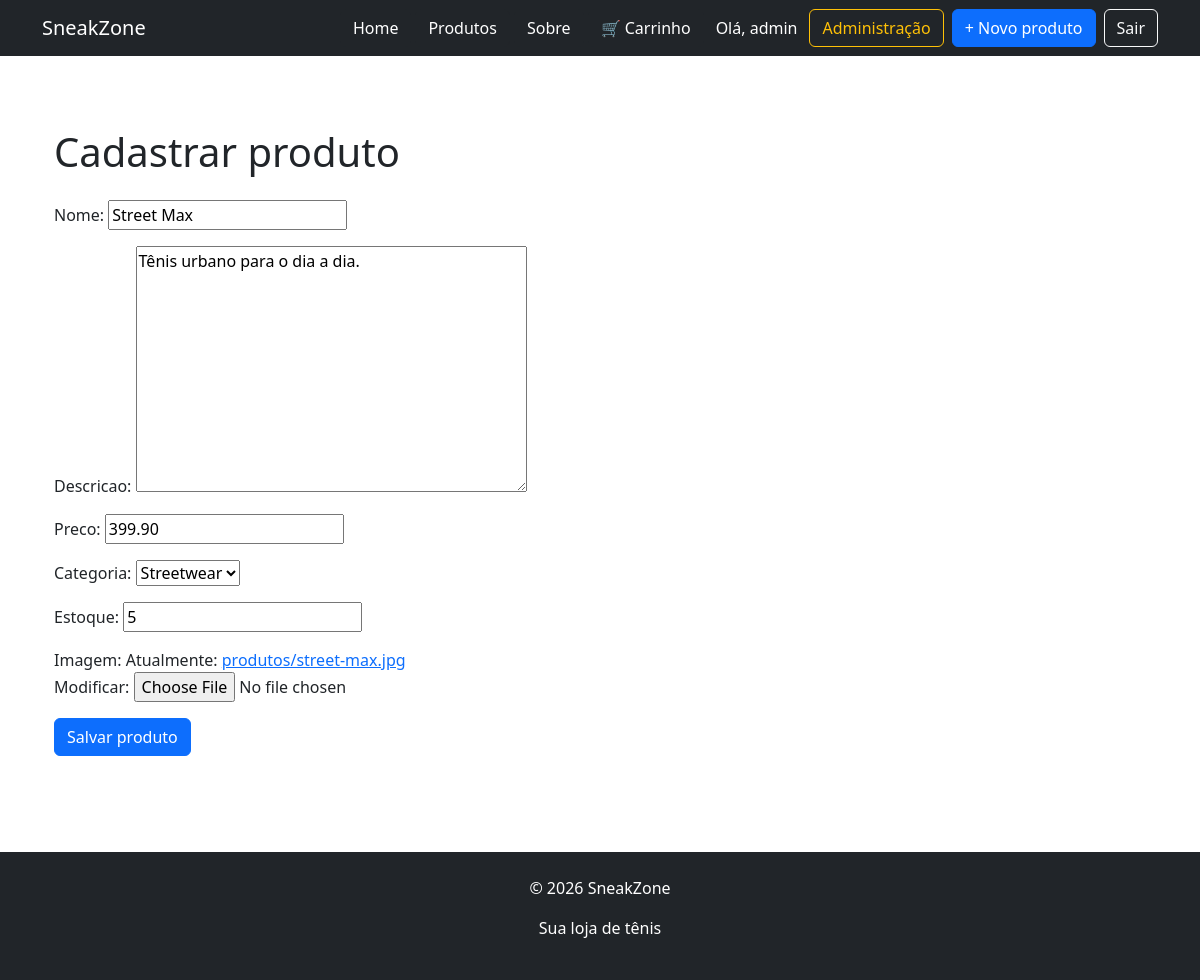
Page /produtos/2/editar (signed in) on the committed database.
### produtos/models.py (models this page shows, shortened)
class Produto(models.Model):
    nome = models.CharField(
        max_length=100
    )
    descricao = models.TextField()
    preco = models.DecimalField(
        max_digits=10,
        decimal_places=2
    )
    categoria = models.ForeignKey(
        Categoria,
        on_delete=models.PROTECT
    )
    estoque = models.PositiveIntegerField(
        default=0
    )
    imagem = models.ImageField(
        upload_to="produtos/"
    )
    data_cadastro = models.DateTimeField(
        auto_now_add=True
    )

class Categoria(models.Model):
    nome = models.CharField(
        max_length=50
    )
    def __str__(self):
        return self.nome

### produtos/views.py (the view)
# urls.py: path("produtos/<int:id>/editar", views.produto_editar, name="produto_editar"),
@login_required
def produto_editar(request, id):
    produto = get_object_or_404(
        Produto,
        id=id
    )
    if request.method == "POST":
        form = ProdutoForm(
            request.POST,
            request.FILES,
            instance=produto
        )
        if form.is_valid():
            form.save()
            messages.success(
                request,
                "Produto atualizado com sucesso!"
            )
            return redirect(
                "produto_detalhe",
                id=produto.id
            )
    else:
        form = ProdutoForm(
            instance=produto
        )
    return render(
        request,
        "produtos/produto_form.html",
        {
            "form": form,
            "titulo": "Editar produto",
            "botao": "Salvar alterações"
        }
    )

### produtos/forms.py
class ProdutoForm(forms.ModelForm):
    class Meta:
        model = Produto
        fields = [
            "nome",
            "descricao",
            "preco",
            "categoria",
            "estoque",
            "imagem",
        ]

### pedidos/views.py (called while the page is built)
def contador_carrinho(request):
    carrinho = request.session.get(
        "carrinho",
        {}
    )
    quantidade = sum(carrinho.values())
    return{
        "quantidade_carrinho": quantidade
    }

### produtos/templates/produtos/produto_form.html (shortened to what this page needs)
{% extends "core/base.html" %}
{% block content %}
<div class="container py-5">
    <h1 class="mb-4">
        Cadastrar produto
    </h1>
    <form method="post" enctype="multipart/form-data">
        {{ form.as_p }}
        <button
            type="submit"
            class="btn btn-primary">
            Salvar produto
        </button>
    </form>
</div>
{% endblock %}

### core/templates/core/partials/navbar.html (shortened to what this page needs)
<nav class="navbar navbar-expand-lg bg-dark">
    <div class="container">
        <a
            class="navbar-brand text-white"
            href="{% url 'home' %}"
        >
            SneakZone
        </a>
        <div class="d-flex align-items-center gap-1">
            <a
                class="btn btn-dark text-white"
                href="{% url 'home' %}"
            >
                Home
            </a>
            <a
                class="btn btn-dark text-white"
                href="{% url 'produtos' %}"
            >
                Produtos
            </a>
            <a
                class="btn btn-dark text-white"
                href="{% url 'sobre' %}"
            >
                Sobre
            </a>
            <a
                class="btn btn-dark text-white position-relative"
                href="{% url 'carrinho' %}"
            >
                🛒 Carrinho
            </a>
            {% if user.is_authenticated %}
                <span class="text-white ms-2 me-2">
                    Olá,
                    {{ user.first_name|default:user.username }}
                </span>
                {% if user.is_staff %}
                    <a
                        href="/admin/"
                        class="btn btn-outline-warning me-1"
                    >
                        Administração
                    </a>
                    <a
                        href="{% url 'produto_novo' %}"
                        class="btn btn-primary me-1"
                    >
                        + Novo produto
                    </a>
                {% endif %}
                <form
                    method="post"
                    action="{% url 'logout' %}"
                    class="d-inline"
                >
                    <button
                        type="submit"
                        class="btn btn-outline-light"
                    >
                        Sair
                    </button>
                </form>
            {% endif %}
        </div>
    </div>
</nav>

### rows in the picture
Produto: nome "Street Max", descricao "Tênis urbano para o dia a dia.", preco "399.90", categoria "Streetwear", estoque "5"

### other values in the picture
{{ user.first_name|default:user.username }} "admin"
